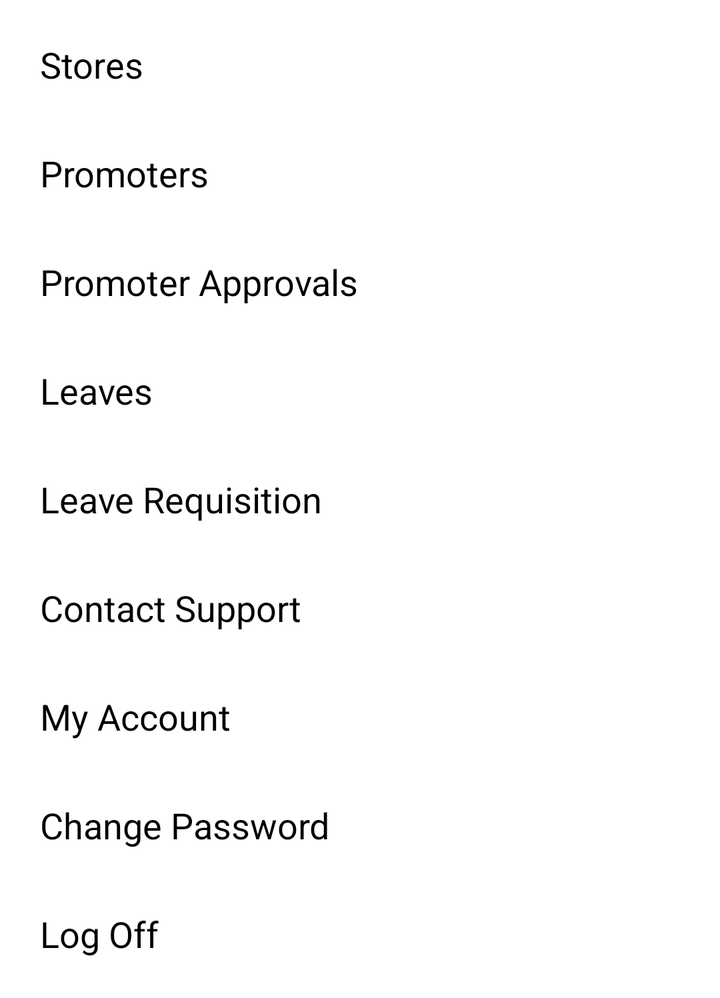
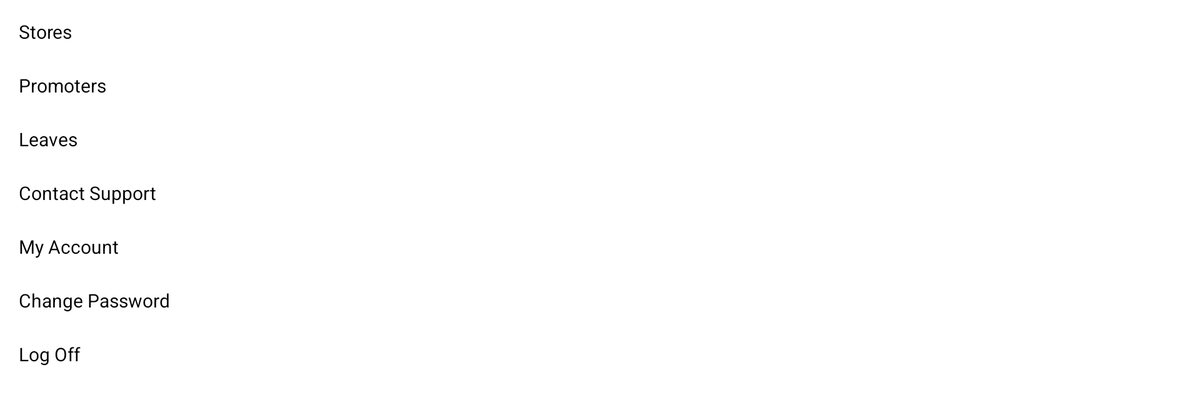

Two renders of one Android screen. The first uses the default layout on a phone; the second uses the alternative layout the repository ships for a different screen configuration, on a matching device. The two XML files are below.
<!-- AndroidManifest.xml: application theme AppTheme -->
<!-- res/layout/more_option.xml -->
<?xml version="1.0" encoding="utf-8"?>
<LinearLayout xmlns:android="http://schemas.android.com/apk/res/android"
    android:layout_width="match_parent"
    android:layout_height="wrap_content"
    android:background="@android:color/white"
    android:orientation="vertical"
    android:padding="@dimen/margin_10">
    <ScrollView
        android:layout_width="match_parent"
        android:layout_height="wrap_content"
        android:scrollbars="none">
    <LinearLayout
        android:layout_width="match_parent"
        android:layout_height="wrap_content"
        android:orientation="vertical">
        <TextView
            android:id="@+id/store"
            android:layout_width="match_parent"
            android:layout_height="wrap_content"
            android:layout_gravity="center_vertical"
            android:gravity="center_vertical"
            android:padding="@dimen/margin_10"
            android:layout_marginBottom="@dimen/margin_10"
            android:text="@string/store"
            android:textColor="@android:color/black"
            android:textSize="@dimen/text_18" />

    <TextView
        android:id="@+id/tvPromoter"
        android:layout_width="match_parent"
        android:layout_height="wrap_content"
        android:layout_gravity="center_vertical"
        android:gravity="center_vertical"
        android:padding="@dimen/margin_10"
        android:onClick="onPromotersClick"
        android:layout_marginBottom="@dimen/margin_10"
        android:text="@string/promoters"
        android:textColor="@android:color/black"
        android:textSize="@dimen/text_18" />

        <TextView
            android:id="@+id/tvPromoterApprovals"
            android:layout_width="match_parent"
            android:layout_height="wrap_content"
            android:layout_gravity="center_vertical"
            android:gravity="center_vertical"
            android:padding="@dimen/margin_10"
            android:layout_marginBottom="@dimen/margin_10"
            android:text="@string/promoter_approvals"
            android:textColor="@android:color/black"
            android:textSize="@dimen/text_18" />

    <TextView
        android:layout_width="match_parent"
        android:layout_height="wrap_content"
        android:layout_gravity="center_vertical"
        android:gravity="center_vertical"
        android:padding="@dimen/margin_10"
        android:layout_marginBottom="@dimen/margin_10"
        android:text="@string/leaves"
        android:id="@+id/tvLeave"
        android:textColor="@android:color/black"
        android:textSize="@dimen/text_18" />

        <TextView
            android:layout_width="match_parent"
            android:layout_height="wrap_content"
            android:layout_gravity="center_vertical"
            android:gravity="center_vertical"
            android:padding="@dimen/margin_10"
            android:layout_marginBottom="@dimen/margin_10"
            android:text="@string/leave_requisition"
            android:id="@+id/tvLeaveRequisition"
            android:textColor="@android:color/black"
            android:textSize="@dimen/text_18" />

    <TextView
        android:id="@+id/tvLeaveRequest"
        android:layout_width="match_parent"
        android:layout_height="wrap_content"
        android:layout_gravity="center_vertical"
        android:gravity="center_vertical"
        android:layout_marginBottom="@dimen/margin_10"
        android:padding="@dimen/margin_10"
        android:text="@string/contact_support"
        android:textColor="@android:color/black"
        android:textSize="@dimen/text_18" />
        <TextView
            android:id="@+id/tvMyAccount"
            android:layout_width="match_parent"
            android:layout_height="wrap_content"
            android:layout_gravity="center_vertical"
            android:gravity="center_vertical"
            android:layout_marginBottom="@dimen/margin_10"
            android:padding="@dimen/margin_10"
            android:text="@string/my_account"
            android:textColor="@android:color/black"
            android:textSize="@dimen/text_18" />
        <TextView
            android:id="@+id/tvChangePassword"
            android:layout_width="match_parent"
            android:layout_height="wrap_content"
            android:layout_gravity="center_vertical"
            android:gravity="center_vertical"
            android:layout_marginBottom="@dimen/margin_10"
            android:padding="@dimen/margin_10"
            android:text="@string/change_password"
            android:textColor="@android:color/black"
            android:textSize="@dimen/text_18" />

    <TextView
        android:id="@+id/tvLogout"
        android:layout_width="match_parent"
        android:layout_height="wrap_content"
        android:layout_gravity="center_vertical"
        android:gravity="center_vertical"
        android:padding="@dimen/margin_10"
        android:text="@string/log_off"
        android:textColor="@android:color/black"
        android:textSize="@dimen/text_18" />
    </LinearLayout>
    </ScrollView>
</LinearLayout>
<!-- resources referenced by this layout -->
<resources>
  <!-- from res/values-xxhdpi/ -->
  <dimen name="margin_10">10dp</dimen>
  <!-- from res/values-xxhdpi/ -->
  <dimen name="text_18">18sp</dimen>
  <string name="change_password">Change Password</string>
  <string name="contact_support">Contact Support</string>
  <string name="leave_requisition">Leave Requisition</string>
  <string name="leaves">Leaves</string>
  <string name="log_off">Log Off</string>
  <string name="my_account">My Account</string>
  <string name="promoter_approvals">Promoter Approvals</string>
  <string name="promoters">Promoters</string>
  <string name="store">Stores</string>
  <style name="AppTheme" parent="AppBaseTheme">
          
      </style>
  <style name="AppBaseTheme" parent="Theme.AppCompat.Light">
          
      </style>
</resources>
<!-- res/layout-xlarge/more_option.xml (the repository's variant of the layout above) -->
<!-- drawn on a large tablet held sideways -->
<?xml version="1.0" encoding="utf-8"?>
<LinearLayout xmlns:android="http://schemas.android.com/apk/res/android"
    android:layout_width="match_parent"
    android:layout_height="wrap_content"
    android:background="@android:color/white"
    android:orientation="vertical"
    android:padding="10dip">
    <ScrollView
        android:layout_width="match_parent"
        android:layout_height="wrap_content"
        android:scrollbars="none">
    <LinearLayout
        android:layout_width="match_parent"
        android:layout_height="wrap_content"
        android:orientation="vertical">
        <TextView
            android:id="@+id/store"
            android:layout_width="match_parent"
            android:layout_height="wrap_content"
            android:layout_gravity="center_vertical"
            android:gravity="center_vertical"
            android:padding="10dip"
            android:layout_marginBottom="10dp"
            android:text="@string/store"
            android:textColor="@android:color/black"
            android:textSize="20sp" />

    <TextView
        android:id="@+id/tvPromoter"
        android:layout_width="match_parent"
        android:layout_height="wrap_content"
        android:layout_gravity="center_vertical"
        android:gravity="center_vertical"
        android:padding="10dip"
        android:onClick="onPromotersClick"
        android:layout_marginBottom="10dp"
        android:text="@string/promoters"
        android:textColor="@android:color/black"
        android:textSize="20sp" />

    <TextView
        android:layout_width="match_parent"
        android:layout_height="wrap_content"
        android:layout_gravity="center_vertical"
        android:gravity="center_vertical"
        android:padding="10dip"
        android:layout_marginBottom="10dp"
        android:text="@string/leaves"
        android:onClick="onLeavesClick"
        android:textColor="@android:color/black"
        android:textSize="20sp" />

    <TextView
        android:id="@+id/tvLeaveRequest"
        android:layout_width="match_parent"
        android:layout_height="wrap_content"
        android:layout_gravity="center_vertical"
        android:gravity="center_vertical"
        android:layout_marginBottom="10dp"
        android:padding="10dip"
        android:text="@string/contact_support"
        android:textColor="@android:color/black"
        android:textSize="20sp" />
        <TextView
            android:id="@+id/tvMyAccount"
            android:layout_width="match_parent"
            android:layout_height="wrap_content"
            android:layout_gravity="center_vertical"
            android:gravity="center_vertical"
            android:layout_marginBottom="10dp"
            android:padding="10dip"
            android:text="@string/my_account"
            android:textColor="@android:color/black"
            android:textSize="20sp" />
        <TextView
            android:id="@+id/tvChangePassword"
            android:layout_width="match_parent"
            android:layout_height="wrap_content"
            android:layout_gravity="center_vertical"
            android:gravity="center_vertical"
            android:layout_marginBottom="10dp"
            android:padding="10dip"
            android:text="@string/change_password"
            android:textColor="@android:color/black"
            android:textSize="20sp" />

    <TextView
        android:id="@+id/tvLogout"
        android:layout_width="match_parent"
        android:layout_height="wrap_content"
        android:layout_gravity="center_vertical"
        android:gravity="center_vertical"
        android:layout_marginBottom="10dp"
        android:padding="10dip"
        android:text="@string/log_off"
        android:textColor="@android:color/black"
        android:textSize="20sp" />
    </LinearLayout>
    </ScrollView>
</LinearLayout>
<!-- resources referenced by the variant -->
<!-- as a large tablet held sideways resolves them -->
<resources>
  <string name="change_password">Change Password</string>
  <string name="contact_support">Contact Support</string>
  <string name="leaves">Leaves</string>
  <string name="log_off">Log Off</string>
  <string name="my_account">My Account</string>
  <string name="promoters">Promoters</string>
  <string name="store">Stores</string>
  <style name="AppTheme" parent="AppBaseTheme">
          
      </style>
  <style name="AppBaseTheme" parent="Theme.AppCompat.Light">
          
      </style>
</resources>
